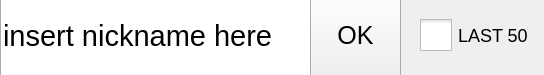
<?xml version="1.0" encoding="UTF-8"?>
<ui version="4.0">
 <class>PlayerInputPanel</class>
 <widget class="QWidget" name="PlayerInputPanel">
  <property name="geometry">
   <rect>
    <x>0</x>
    <y>0</y>
    <width>544</width>
    <height>75</height>
   </rect>
  </property>
  <property name="minimumSize">
   <size>
    <width>544</width>
    <height>75</height>
   </size>
  </property>
  <property name="windowTitle">
   <string>Form</string>
  </property>
  <widget class="QLineEdit" name="nickname">
   <property name="geometry">
    <rect>
     <x>0</x>
     <y>-10</y>
     <width>311</width>
     <height>91</height>
    </rect>
   </property>
   <property name="font">
    <font>
     <pointsize>22</pointsize>
    </font>
   </property>
   <property name="text">
    <string>insert nickname here</string>
   </property>
  </widget>
  <widget class="QPushButton" name="confirm">
   <property name="geometry">
    <rect>
     <x>310</x>
     <y>-10</y>
     <width>91</width>
     <height>91</height>
    </rect>
   </property>
   <property name="font">
    <font>
     <pointsize>19</pointsize>
    </font>
   </property>
   <property name="text">
    <string>OK</string>
   </property>
   <property name="autoDefault">
    <bool>false</bool>
   </property>
   <property name="default">
    <bool>false</bool>
   </property>
  </widget>
  <widget class="QCheckBox" name="last50Box">
   <property name="geometry">
    <rect>
     <x>420</x>
     <y>10</y>
     <width>111</width>
     <height>51</height>
    </rect>
   </property>
   <property name="font">
    <font>
     <pointsize>-1</pointsize>
    </font>
   </property>
   <property name="styleSheet">
    <string notr="true">QCheckBox {
    font-size: 18px;
}

QCheckBox::indicator {
    width: 32px;
    height: 32px;
}</string>
   </property>
   <property name="text">
    <string>LAST 50</string>
   </property>
   <property name="iconSize">
    <size>
     <width>16</width>
     <height>16</height>
    </size>
   </property>
  </widget>
 </widget>
 <resources/>
 <connections/>
</ui>
